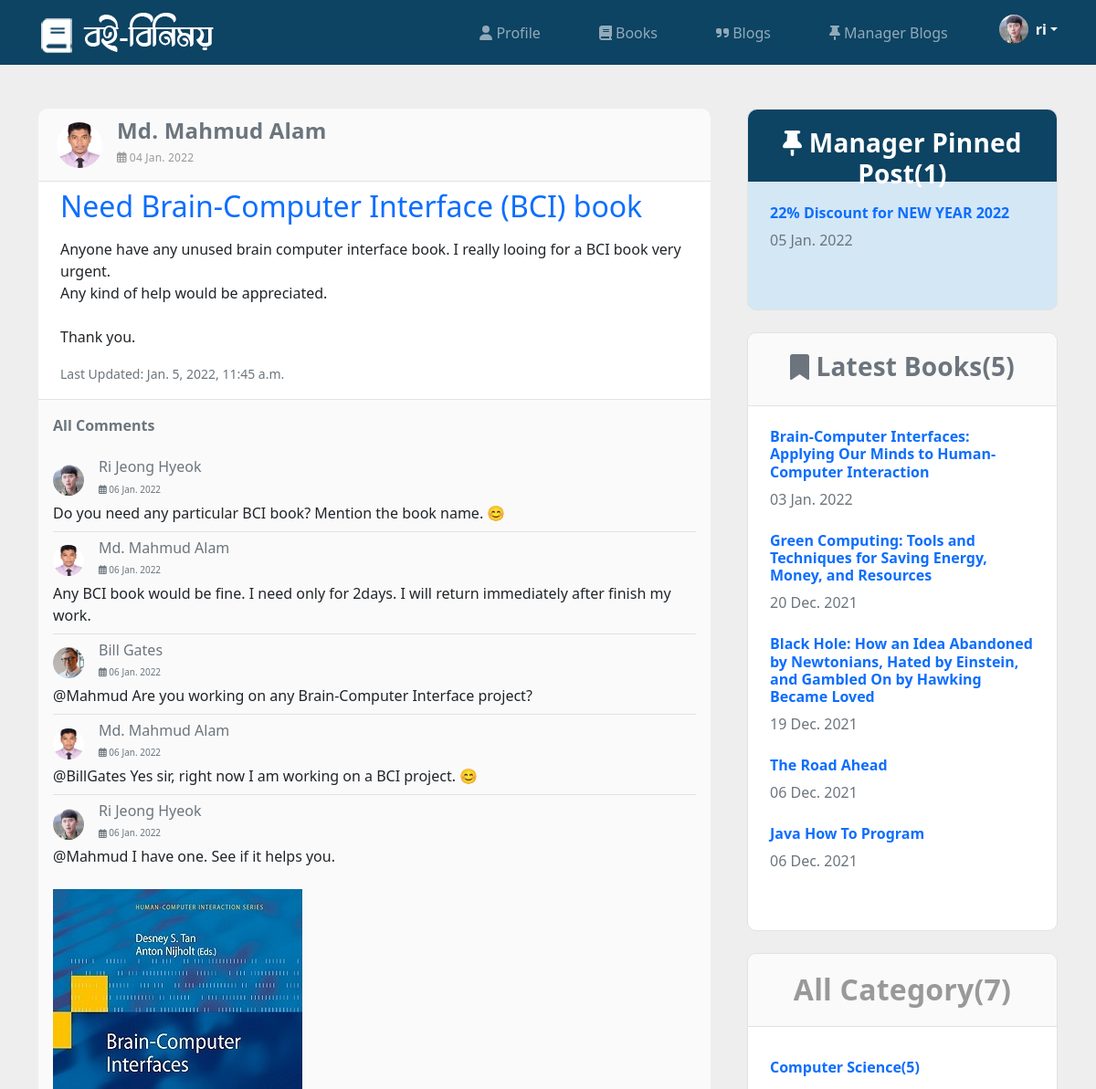
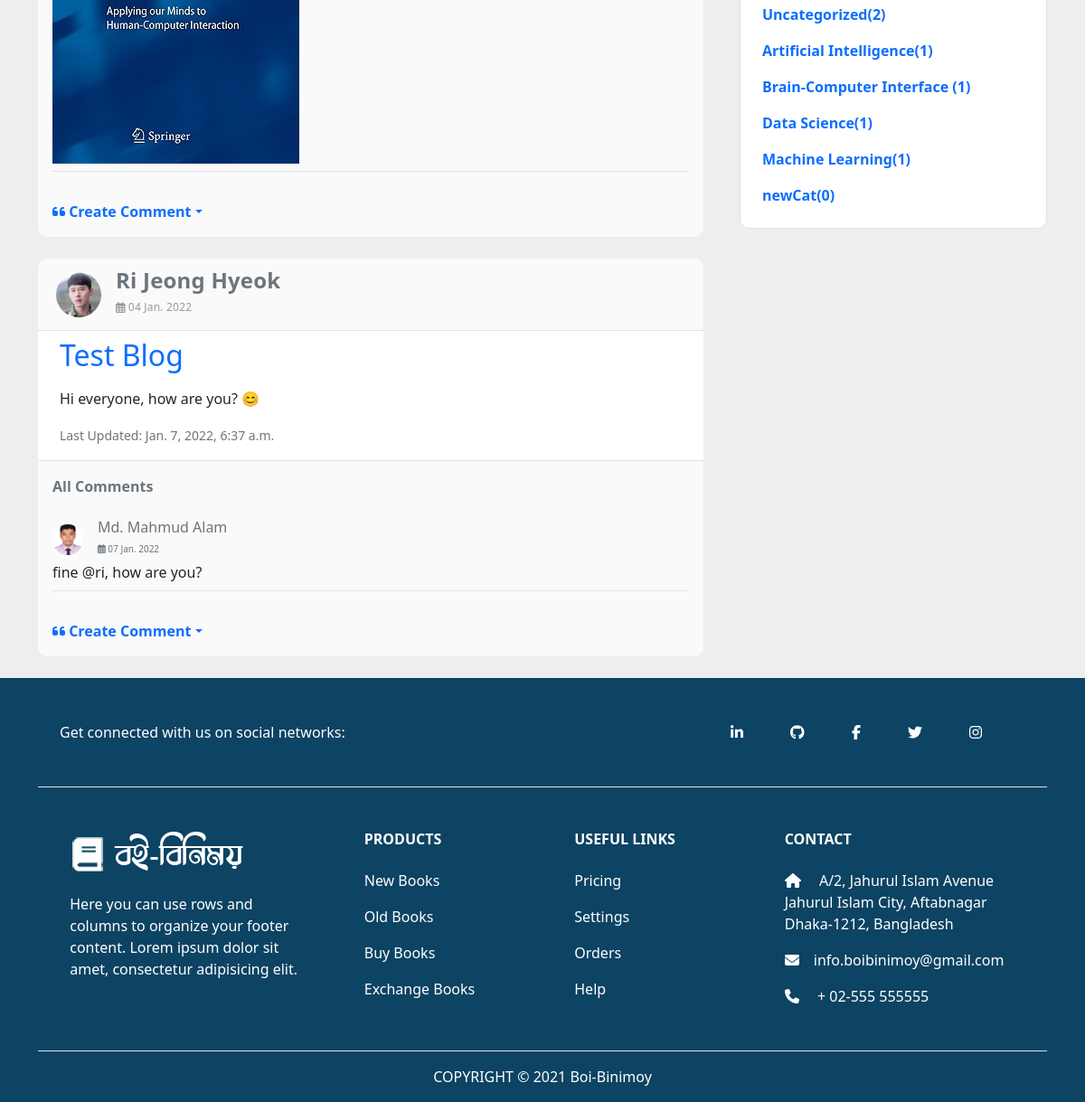
Page /blogs/ (signed in) on the committed database (2 pictures, top to bottom).
### users/models.py (models this page shows, shortened)
class Customer(models.Model):
    GENDER_TYPE = (
        ('Male','Male'),
        ('Female','Female'),
        ('Others','Others')
    )
    OCCUPATION_TYPE = (
        ('Student','Student'),
        ('Job-Holder','Job-Holder'),
    )
    username = models.OneToOneField(User, null=True, blank=True, on_delete=models.CASCADE)
    first_name = models.CharField(max_length=200, null=True, blank=True)
    last_name = models.CharField(max_length=200, null=True, blank=True)
    profile_pic = models.ImageField(default='profile-white.png', null=True, blank=True)
    phone = models.CharField(max_length=200, null=True, blank=True)
    email = models.CharField(max_length=200, null=True, blank=True)
    address = models.CharField(max_length=200, null=True, blank=True)
    occupation = models.CharField(max_length=50,choices=OCCUPATION_TYPE, null=True,blank=True)
    gender = models.CharField(max_length=50,choices=GENDER_TYPE, null=True,blank=True)
    birth_date = models.DateField(null=True, blank=True)
    created = models.DateTimeField(auto_now_add=True)
    updated = models.DateTimeField(auto_now=True)
    @property
    def customerImageURL(self):
        try:
            img = self.profile_pic.url
        except:
            img = ''
        return img

### blogs/models.py (models this page shows, shortened)
class Blog(models.Model):
    creator = models.ForeignKey(User, null=True, blank=True, on_delete=models.CASCADE)
    title = models.CharField(max_length=255)
    blog = models.TextField(null = True, blank=True)
    image = models.ImageField(null=True, blank=True)
    review = models.CharField(max_length=50, default="True", null = True, blank=True)
    slug = models.CharField(max_length=255, null=True, blank=True)
    created = models.DateTimeField(auto_now_add=True)
    updated = models.DateTimeField(auto_now=True)
    def __str__(self):
        return self.title

class BlogComment(models.Model):
    creator = models.ForeignKey(User, null=True, blank=True, on_delete=models.CASCADE)
    blog = models.ForeignKey(Blog, null=True, blank=True, on_delete=models.CASCADE)
    comment = models.TextField()
    image = models.ImageField(null=True, blank=True)
    created = models.DateTimeField(auto_now_add=True)
    updated = models.DateTimeField(auto_now=True)

### books/models.py (models this page shows, shortened)
class Book(models.Model):
    EXCHANGE = (
        ('Yes','Yes'),
        ('No','No'),
    )
    creator = models.ForeignKey(Customer, null=True, blank=True, on_delete=models.CASCADE)
    name = models.CharField(max_length=200, null=True, blank=True)
    author = models.CharField(max_length=200, null=True, blank=True)
    edition = models.CharField(max_length=200, null=True, blank=True)
    image = models.ImageField(default='default.jpg', null=True, blank=True)
    slug = models.CharField(max_length=255, null=True, blank=True)
    category = models.ManyToManyField(Category, blank=True)
    description = models.TextField(null = True, blank=True)
    exchange = models.CharField(max_length=200,choices=EXCHANGE, null=True, blank=True)
    price = models.FloatField(null=True, blank=True)
    created = models.DateTimeField(auto_now_add=True)
    updated = models.DateTimeField(auto_now=True)

class Category(models.Model):
    name = models.CharField(max_length=255)
    description = models.TextField(null = True, blank=True)
    slug = models.CharField(max_length=255, null=True, blank=True)

### users/decorators.py (the view)
        def wrapper_func(request, *args, **kwargs):
            group = None
            if request.user.groups.exists():
                group = request.user.groups.all()[0].name
            if group in allowed_roles:
                return view_func(request, *args, **kwargs)
            else:
                return render(request,'users/unauthorized_page.html')

### templates/blogs/blogs_home.html (shortened to what this page needs)
{% extends "users/main.html" %}
{% load static %}
{% load widget_tweaks %}
{% load bootstrap %}
{% block content %}
<div class="container">
  <br><br>
  <div class="row">
    <div class="col-lg-8">
      <div class="row">
        {% for blog in blogs %}
        {% if blog.creator.groups.all.0.name == 'customer' %}
          <div class="sidebar-wrap">
            <div class="panel-heading book-search-heading d-flex align-items-center">
              {% for cus in all_customer %}
              {% if cus.username == blog.creator %}
              <img src='{{cus.customerImageURL}}' alt="" width="50" height="50" class="rounded-circle me-2">
              <div>
                <h4 class="font-weight-700 ps-2"><a class="username-text" href="{% url 'user-profile' blog.creator %}"> {{blog.creator.first_name}} {{blog.creator.last_name}} </a></h4>
                <h6 class="text-capitalize ps-2 font-small">
                  <i class="far fa-calendar-alt mr-2"></i> {{ blog.created|date:"d N Y" }}
                </h6>
              </div>
              {% endif %}
              {% endfor %}
            </div>
            <div class="sidebar-widget latest-post px-4 py-2 bg-blog" style="border-bottom: 1px solid #e2e2e2;">
                <div class="mb-3">
                  <h2 class=""><a class="text-blue" href="#"> {{ blog.title }} </a></h2>
                </div>
                <p class="mb-3">{{ blog.blog | linebreaksbr }}</p>
                <p class="card-text mb-2"><small class="text-muted">Last Updated: {{ blog.updated }}</small></p>
            </div>
          </div>
          {% if blog.blogcomment_set.all %}
          <div class="col-lg-12 col-md-12">
            <div class="p-3" style="background-color: #fafafa;">
              <p class="text-muted fw-bold">All Comments</p>
              {% for comment in blog.blogcomment_set.all %}
              <div class="pt-2 pb-2" style="border-bottom: 1px solid #e2e2e2;">
                <div class="d-flex align-items-center">
                  {% if comment.creator.groups.all.0.name == 'customer' %}
                  {% for commentCus in all_customer %}
                  {% if commentCus.username == comment.creator %}
                  <img src='{{commentCus.customerImageURL}}' alt="" width="34" height="34" class="rounded-circle me-2">
                  {% endif %}
                  {% endfor %}
                  {% elif comment.creator.groups.all.0.name == 'manager' %}
                  {% for commentman in all_manager %}
                  {% if commentman.username == comment.creator %}
                  <img src='{{commentman.managerImageURL}}' alt="" width="34" height="34" class="rounded-circle me-2">
                  {% endif %}
                  {% endfor %}
                  {% endif %}
                  <div>
                    {% if comment.creator.groups.all.0.name == 'customer' %}
                    <h6 class="ps-2"><a class="username-text" href="{% url 'user-profile' comment.creator %}"> {{comment.creator.first_name}} {{comment.creator.last_name}} </a></h6>
                    {% elif comment.creator.groups.all.0.name == 'manager' %}
                    <h6 class="ps-2"><a class="username-text" href="#"> {{comment.creator.first_name}} {{comment.creator.last_name}} </a><span><i class="fas fa-check-circle text-primary"></i></span></h6>
                    {% endif %}
                    <h6 class="text-muted ps-2 font-tiny">
                      <i class="far fa-calendar-alt mr-2"></i> {{ comment.created|date:"d N Y" }}
                    </h6>
                  </div>
                </div>
                <p class="margin-zero">{{comment.comment}}</p>
                {% if comment.image %}
                <br>
                  <img src="{{comment.image.url}}" alt="">
                {% endif %}
              </div>
              {% endfor %}
            </div>
          </div>
          {% endif %}
          <div class="col-lg-12 col-md-12 mb-4">
            <div class="p-3 d-flex justify-content-end" style="background-color: #fafafa; border-bottom-left-radius: 10px; border-bottom-right-radius: 10px;">
              <ul class="navbar-nav" style="width: 100%;">
                <li class="nav-item">
                  <div class="dropdown">
                      <a href="/" class="d-flex align-items-center text-decoration-none dropdown-toggle" id="dropdownUser1" data-bs-toggle="dropdown" aria-expanded="false">
                          <strong><i class="fas fa-quote-left"></i> Create Comment</strong>
                      </a>
                  </div>
                </li>
              </ul>
            </div>
          </div>
        {% endif %}
        {% endfor %}
      </div>
    </div>
    <div class="col-lg-4">
      <div class="book-side-bg ms-3 mb-4" style="background-color: #d4e7f5;">
        <div class="sidebar-wrap pl-lg-4 mt-5 mt-lg-0 my-5">
          <div class="panel-heading book-search-heading bg-{{request.user.groups.all.0.name}}">
            <h3 class="text-center text-white font-weight-700"><i class="fas fa-thumbtack"></i> Manager Pinned Post({{latest_manager_blogs|length}})</h3>
          </div>
          <div class="sidebar-widget latest-post mb-3 px-4 py-2">
            {% for blog in latest_manager_blogs %}
            <div class="py-2">
              <h6 class="my-2">
                <a class="text-blue font-weight-700" href="{% url 'blogs-home-manager' %}">
                  {{ blog.title }}
                </a>
              </h6>
              <span class="text-sm text-muted" >
                {{ blog.created|date:"d N Y" }}
            </span>
            </div>
            {% endfor %}
          </div>
        </div>
      </div>
      <div class="book-side-bg ms-3 mb-4">
        <div class="sidebar-wrap pl-lg-4 mt-5 mt-lg-0 my-5">
          <div class="panel-heading book-search-heading">
            <h3 class="text-center text-muted font-weight-700"><i class="fas fa-bookmark"></i> Latest Books({{latest_books.count}})</h3>
          </div>
          <div class="sidebar-widget latest-post mb-3 px-4 py-2">
            {% for book in latest_books %}
            <div class="py-2">
              <h6 class="my-2">
                <a class="text-blue font-weight-700" href="{% url 'books-details' book.slug %}">
                  {{ book.name }}
                </a>
              </h6>
              <span class="text-sm text-muted" >
                {{ book.created|date:"d N Y" }}
            </span>
            </div>
            {% endfor %}
          </div>
        </div>
      </div>
      <div class="book-search-bg mb-4 ms-3">
        <div class="panel-heading book-search-heading">
          <h2 class="text-center font-weight-700">All Category({{category_count}})</h2>
        </div>
        <ul class="list-unstyled mb-3 px-4 py-2 my-2">
          {% for cat,count in category_dict %}
          <li class="align-items-center mt-3">
            <a class="text-blue font-weight-700" href="{% url 'books-category' cat.slug %}">{{ cat.name }}({{count}})</a>
          </li>
          {% endfor %}
        </ul>
      </div>
    </div>
  </div>
</div>
{% endblock %}

### templates/users/navbar.html (shortened to what this page needs)
{% load static %}
<nav class="navbar navbar-expand-lg navbar-dark bg-navbar bg-{{request.user.groups.all.0.name}}">
    <div class="container">
      <a class="navbar-brand" href="{% url 'home' %}"><img src="{% static 'images/logo.png' %}" alt=""></a>
      <div>
          <div class="collapse navbar-collapse" id="navbarNav">
            <ul class="navbar-nav">
              {% if request.user.groups.all.0.name == 'customer' %}
              <li class="nav-item">
                <a class="nav-link" href="{% url 'user-profile' request.user.username %}"><i class="fas fa-user"></i> Profile</a>
              </li>
              <li class="nav-item">
                <a class="nav-link" href="{% url 'books-home' %}"><i class="fas fa-book"></i> Books</a>
              </li>
              <li class="nav-item">
                <a class="nav-link" href="{% url 'blogs-home' %}"><i class="fas fa-quote-right"></i> Blogs</a>
              </li>
              <li class="nav-item">
                <a class="nav-link" href="{% url 'blogs-home-manager' %}"><i class="fas fa-thumbtack"></i> Manager Blogs</a>
              </li>
              {% endif %}
              {% if request.user.groups.all.0.name == 'customer' %}
              <li class="nav-item">
                <div class="dropdown">
                    <a href="/" class="d-flex align-items-center text-white text-decoration-none dropdown-toggle" id="dropdownUser1" data-bs-toggle="dropdown" aria-expanded="false">
                        <img src='{{customer.customerImageURL}}' alt="" width="32" height="32" class="rounded-circle me-2">
                        <strong>{{customer.username}}</strong>
                    </a>
                </div>
              </li>
              {% else %}
              <li class="nav-item">
                <a class="btn btn-blue" href="{% url 'login' %}"><i class="fas fa-sign-in-alt"></i> Login</a>
              </li>
              {% endif %}
            </ul>
          </div>
      </div>
    </div>
  </nav>

### static/css/style.css (style rules this page uses)
.text-blue { color: #0D6EFD; }
.font-weight-700 { font-weight: 700; }
.bg-navbar { background-color: #0d4363; }
.nav-link { margin-right: 3rem; }
a { text-decoration: none; }
body { background:#eee; }
.panel-heading { position: relative; height: 52px; line-height: 49px; letter-spacing: 0.2px; color: #999999; font-size: 15px; font-weight: 400; padding: 0 8px; background: #fafafa; border: 1px solid #e2e2e2; border-top-right-radius: 3px; border-top-left-radius: 3px; }

### static/css/books-style.css (style rules this page uses)
.book-side-bg { background-color: white; border-radius: 10px; border: 1px solid #e2e2e2; }
.book-search-bg { background-color: white; border-radius: 10px; border: 1px solid #e2e2e2; padding: 0; }
.book-search-heading { border-top-left-radius: 10px; border-top-right-radius: 10px; border-left: transparent; border-right: transparent; border-top: transparent; padding: 20px; height: 80px; }

### static/css/blogs-style.css (style rules this page uses)
.bg-customer { background-color: #0d4363; }
.bg-blog { background-color: rgb(255, 255, 255); }
.username-text { color: #6c757d; }
.font-small { font-size: 12px; }
.font-tiny { font-size: 10px; }
.margin-zero { margin: 0; }

### templates/users/navbar.html (style rules this page uses)
.bg-customer { background-color: #0d4363; }

### rows in the picture
Customer: customerImageURL (picture), username "ri"
Blog: creator.first_name "Md. Mahmud", creator.last_name "Alam", created "04 Jan. 2022", title "Need Brain-Computer Interface (BCI) book", blog "Anyone have any unused brain computer interface book. I really looing for a BCI book very urgent. Any kind of help would be appreciated. Thank you.", updated "Jan. 5, 2022, 11:45 a.m."
Customer: customerImageURL (picture)
BlogComment: creator.first_name "Ri Jeong", creator.last_name "Hyeok", created "06 Jan. 2022", comment "Do you need any particular BCI book? Mention the book name. 😊"
BlogComment: creator.first_name "Md. Mahmud", creator.last_name "Alam", created "06 Jan. 2022", comment "Any BCI book would be fine. I need only for 2days. I will return immediately after finish my work."
BlogComment: creator.first_name "Bill", creator.last_name "Gates", created "06 Jan. 2022", comment "@Mahmud Are you working on any Brain-Computer Interface project?"
Customer: customerImageURL (picture)
BlogComment: creator.first_name "Md. Mahmud", creator.last_name "Alam", created "06 Jan. 2022", comment "@BillGates Yes sir, right now I am working on a BCI project. 😊"
BlogComment: creator.first_name "Ri Jeong", creator.last_name "Hyeok", created "06 Jan. 2022", comment "@Mahmud I have one. See if it helps you.", image (picture)
Blog: creator.first_name "Ri Jeong", creator.last_name "Hyeok", created "04 Jan. 2022", title "Test Blog", blog "Hi everyone, how are you? 😊", updated "Jan. 7, 2022, 6:37 a.m."
BlogComment: creator.first_name "Md. Mahmud", creator.last_name "Alam", created "07 Jan. 2022", comment "fine @ri, how are you?"
Blog: title "22% Discount for NEW YEAR 2022", created "05 Jan. 2022"
Book: name "Brain-Computer Interfaces: Applying Our Minds to Human-Computer Interaction", created "03 Jan. 2022"
Book: name "Green Computing: Tools and Techniques for Saving Energy, Money, and Resources", created "20 Dec. 2021"
Book: name "Black Hole: How an Idea Abandoned by Newtonians, Hated by Einstein, and Gambled On by Hawking Became Loved", created "19 Dec. 2021"
Book: name "The Road Ahead", created "06 Dec. 2021"
Book: name "Java How To Program", created "06 Dec. 2021"
Category: name "Computer Science", count "5"
Category: name "Uncategorized", count "2"
Category: name "Artificial Intelligence", count "1"
Category: name "Brain-Computer Interface", count "1"
Category: name "Data Science", count "1"
Category: name "Machine Learning", count "1"
Category: name "newCat", count "0"

### other values in the picture
{{ latest_manager_blogs|length }} "1"
{{ latest_books.count }} "5"
{{ category_count }} "7"
